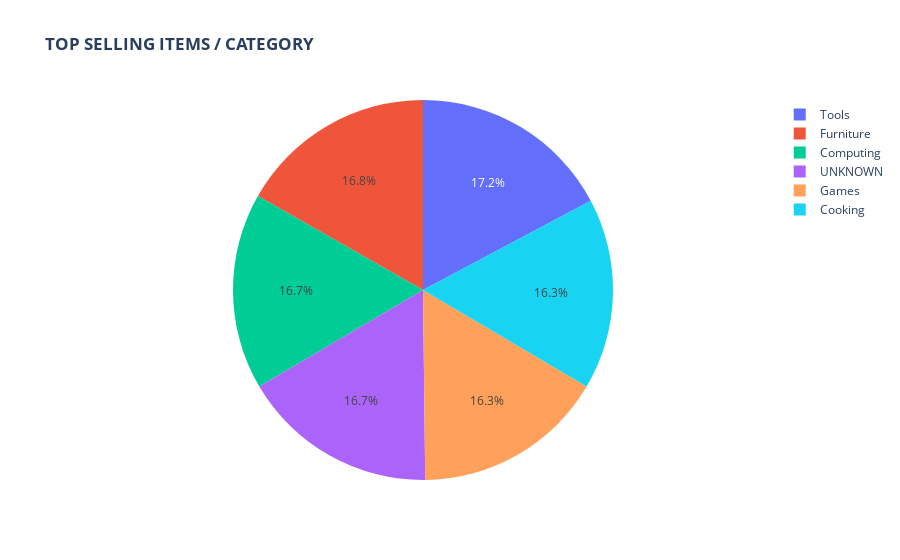

Notebook source saved alongside this figure:
### Code cell
fig = px.pie(bestItems, values='Total', names='Category', title='<b>TOP SELLING ITEMS / CATEGORY</b>')
fig.show()

### Figure 1 — Plotly figure (JSON) as saved in the notebook; plotly's stock layout.template omitted (floating-point values rounded to 4 significant figures; data arrays with more than 128 entries replaced by an {"elided": "..."} marker saying what was removed)
{"data": [{"domain": {"x": [0, 1], "y": [0, 1]}, "hoverlabel": {"namelength": 0}, "hovertemplate": "Category=%{label}<br>Total=%{value}", "labels": {"elided": "2367 str values"}, "legendgroup": "", "name": "", "showlegend": true, "type": "pie", "values": {"elided": "2367 int values"}}], "layout": {"autosize": true, "hiddenlabels": [], "legend": {"tracegroupgap": 0}, "title": {"text": "<b>TOP SELLING ITEMS / CATEGORY</b>"}}}
